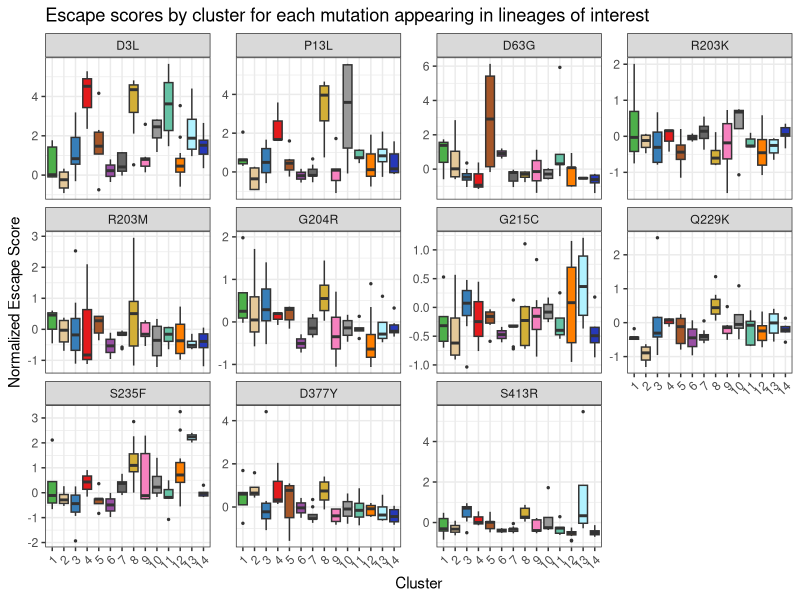
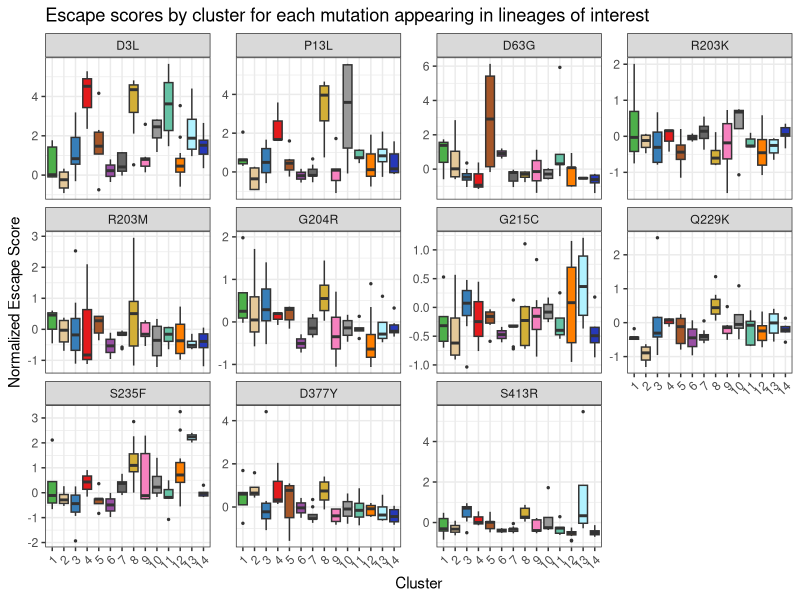

R code for these plots, in order:
library(tidyverse)

dat <- read_csv("raw_data_for_lineage.csv")

library(dplyr)
library(tidyr)
library(ggplot2)

# Make Cluster a factor so boxes are discrete
dat <- dat %>%
  mutate(Cluster = factor(Cluster, levels = 1:14))

mutation_cols <- names(dat)[-(1:2)]  # or explicitly c("D3L","P13L",...)

# Reshape all escape columns to long format
dat_long <- dat %>%
  pivot_longer(
    cols = -c(Antibody, Cluster),   # all escape columns
    names_to = "Mutation",
    values_to = "Escape"
  ) %>%
  mutate(
    Mutation = factor(Mutation, levels = mutation_cols)  # preserve order
  )

custom_colors_14 <- c("#4DAF4A", "#E4C899", "#377EB8", "#E41A1C", 
                      "#A65628", "#984EA3", "grey40", "#D3AF37",
                      # Extensions (complementary tones)
                      "#F781BF", "#999999", "#66C2A5", 
                      "#FF7F00", "#b1f2ff", "#2638B8")

# Boxplots: one panel per mutation, boxes = clusters
ggplot(dat_long, aes(x = Cluster, y = Escape, fill = Cluster)) +
  geom_boxplot(outlier.size = 0.5) +
  facet_wrap(~ Mutation, scales = "free_y", ncol = 4) +
  scale_fill_manual(values = custom_colors_14) +
  labs(
    x = "Cluster",
    y = "Normalized Escape Score",
    title = "Escape scores by cluster for each mutation appearing in lineages of interest"
  ) +
  theme_bw() +
  theme(
    axis.text.x = element_text(angle = 45, hjust = 1),
    legend.position = "none"
  )

ggsave("escape_boxplots_by_cluster.png", width = 12, height = 6, dpi = 300)
